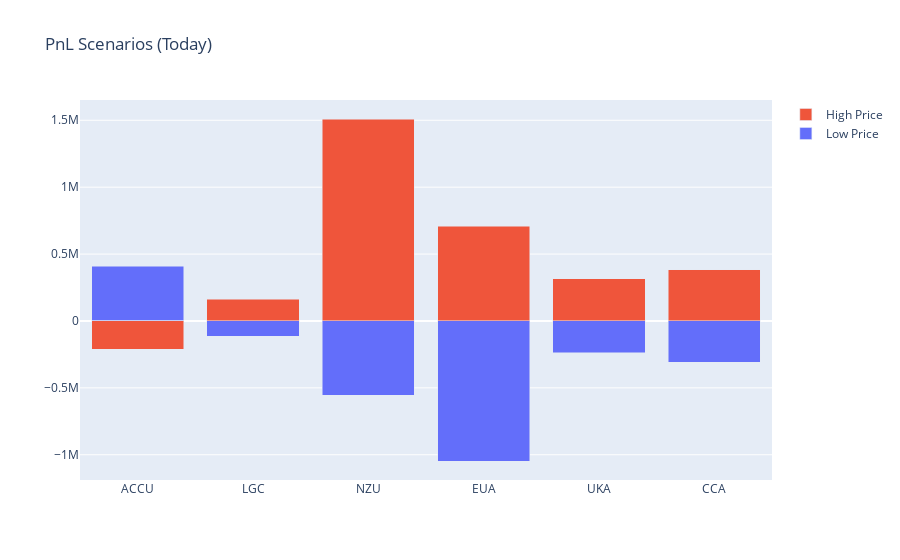

Write notebook code for a chart like this one.
### Code cell
pnl_graph = go.Figure()
for i in list(price_frame_today)[1:]:
    pnl_graph.add_trace(go.Bar(x=price_frame_today.Mkt, y=price_frame_today[i], name=i, base=0))
pnl_graph.update_layout(barmode='stack', title='PnL Scenarios (Today)')
pnl_graph.show()

### Figure 1 — Plotly figure (JSON) as saved in the notebook; plotly's stock layout.template omitted (floating-point values rounded to 4 significant figures)
{"data": [{"base": 0, "name": "Low Price", "type": "bar", "x": ["ACCU", "LGC", "NZU", "EUA", "UKA", "CCA"], "y": [409000.0, -112500, -553900.0, -1047000.0, -239300.0, -310200.0]}, {"base": 0, "name": "High Price", "type": "bar", "x": ["ACCU", "LGC", "NZU", "EUA", "UKA", "CCA"], "y": [-210100.0, 162500, 1510000.0, 706700.0, 315700.0, 383300.0]}], "layout": {"barmode": "stack", "title": {"text": "PnL Scenarios (Today)"}}}
